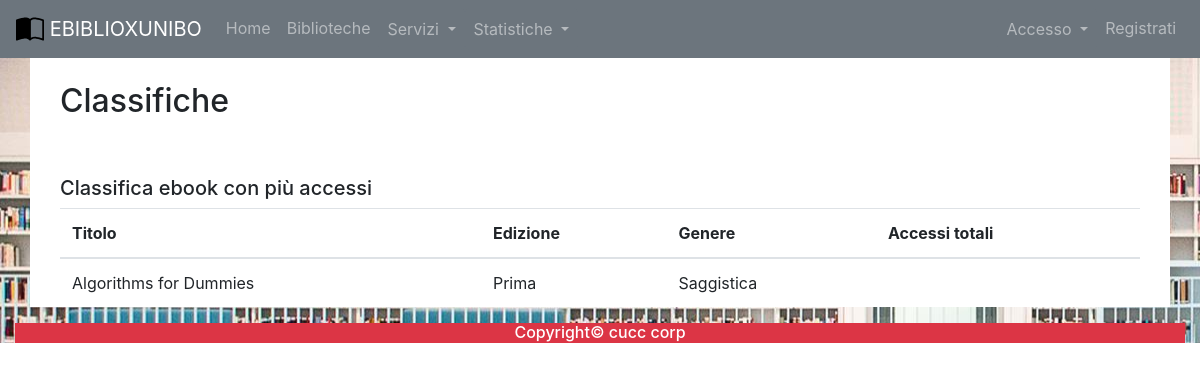
The app's page /statistiche/ebook_statistiche.php with its own data.
### tables this page shows
create table EBOOK(
    Codice int primary key auto_increment not null,
    Titolo varchar(255),
    Edizione varchar(255),
    Genere varchar(255),
    AnnoPubblicazione int,
    Dimensione int,
    Pdf varchar(255),
    NumAccessi int
);

### includes/autoloader.inc.php (called while the page is built, shortened)
<?php
    function myAutoLoader($className){
        $path = "C:\\xampp\\htdocs\\Ebiblio\\controller\\";
        $extension = ".class.php";
        $fullPath = $path.$className.$extension;
    }
?>

### controller/dbh.class.php (called while the page is built)
<?php
    class Dbh {
        private static $dbInstance;
        private $db;
        public static function getInstance() {
            if(is_null(Dbh::$dbInstance)) {
                self::$dbInstance = new Dbh();
            }
            return self::$dbInstance;
        }
        private function __construct() {
            try {
                $this->db = new PDO(
                    'mysql:host=localhost;dbname=ebiblio;charset=utf8',
                    'root',
                    '1590');
                $this->db->setAttribute(PDO::ATTR_ERRMODE, PDO::ERRMODE_EXCEPTION);
                $this->db->setAttribute(PDO::ATTR_EMULATE_PREPARES, true);
            } catch (PDOException $pdo) {
                echo "No database found! Please run the database server to proceed!";
            }
        }
        public function getDb() {
            return $this->db;
        }
    }
?>

### controller/ebookController.class.php (called while the page is built, shortened)
<?php
    class EbookController{
        public function getClassificaEbook(){
            $query="SELECT * from ebook group by NumAccessi Desc";
            $stmt = Dbh::getInstance()
            -> getDb()
            -> prepare($query);
            $stmt -> execute();
            return $stmt -> fetchAll(PDO::FETCH_ASSOC);
        }
    }

### statistiche/ebook_statistiche.php (the view, shortened to what this page needs)
<?php
include('/xampp/htdocs/ebiblio/main_partials/menu.php');
$accessoCon = new EbookController();?>
<div class="container-fluid " style="
background: url('/ebiblio/images/scaffa.jpg') no-repeat  ;
">
  <div class="container" style="background-color: white;">
    <br>
      <div class="container">
          <h2>Classifiche</h2>
          <h5>Classifica ebook con più accessi</h5>
          <table class="table table-hover">
            <thead>
              <tr>
                <th>Titolo</th>
                <th>Edizione</th>
                <th>Genere</th>
                <th>Accessi totali</th>
                <?php
                $accesso_res= $accessoCon->getClassificaEbook();
                for ($i = 0; $i < count($accesso_res); $i++) {
                  echo '<tr>';
                  echo '<td>' . $accesso_res[$i]['Titolo'] . '</td>';
                  echo '<td>' . $accesso_res[$i]['Edizione'] . '</td>';
                  echo '<td>' . $accesso_res[$i]['Genere'] . '</td>';
                  echo '<td>' . $accesso_res[$i]['NumAccessi'] . '</td>';
                  echo '</tr>';
                  }
                ?>
              </tr>
            </thead>
          </table>
    </div>
  </div>
  <?php
  include('/xampp/htdocs/ebiblio/main_partials/footer.php');
  ?>

### records on screen
ebook: Titolo "Algorithms for Dummies", Edizione "Prima", Genere "Saggistica"
